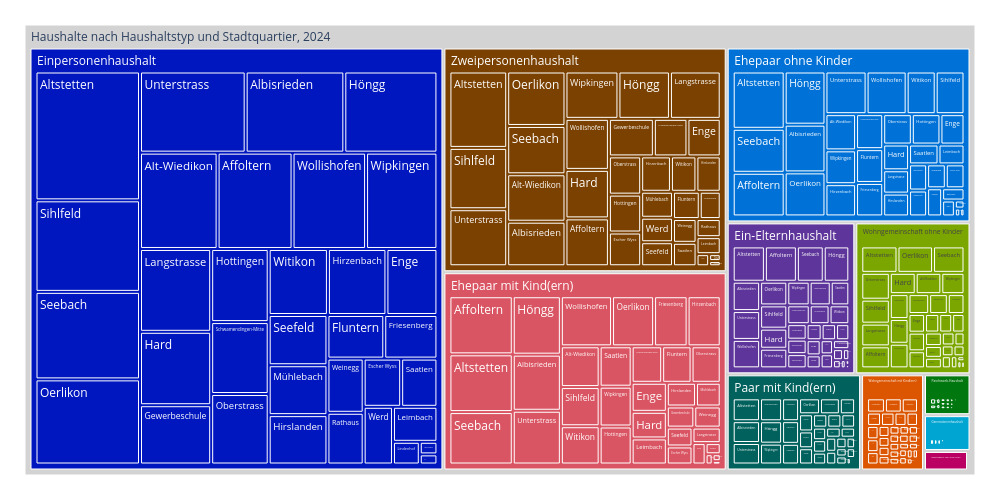

Notebook source saved alongside this figure:
### Code cell
treeMap4= mypy_dv.plot_px_treemap(
    data=myTM3.reset_index()
    ,levels=['HHtypLang','QuarLang' ]
    ,values="sum_AnzHH"
    ,color="HHtypLang"
    #, color_continuous_scale='Blues'
    ,color_discrete_map=farben_dict_zc
    ,height=500
    ,width=1000             
    #,margin_val_bottom=25
    ,myHeaderTitle="Haushalte nach Haushaltstyp und Stadtquartier, "+data_max_date
)
treeMap4

### Figure 1 — Plotly figure (JSON) as saved in the notebook; plotly's stock layout.template omitted (floating-point values rounded to 4 significant figures; data arrays with more than 128 entries replaced by an {"elided": "..."} marker saying what was removed)
{"data": [{"branchvalues": "total", "customdata": {"elided": "409x1 str values"}, "domain": {"x": [0, 1], "y": [0, 1]}, "hovertemplate": "%{label}<br><br>Anzahl:<br>%{value}<extra></extra>", "ids": {"elided": "409 str values"}, "labels": {"elided": "409 str values"}, "marker": {"colors": {"elided": "409 str values"}}, "name": "", "parents": {"elided": "409 str values"}, "root": {"color": "grey"}, "type": "treemap", "values": {"elided": "409 int values"}}], "layout": {"height": 500, "legend": {"tracegroupgap": 0}, "margin": {"b": 25, "l": 25, "r": 25, "t": 25}, "width": 1000}}
